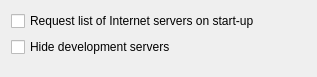
<?xml version="1.0" encoding="UTF-8"?>
<ui version="4.0">
 <class>ConfigMetaserver</class>
 <widget class="QWidget" name="ConfigMetaserver">
  <property name="geometry">
   <rect>
    <x>0</x>
    <y>0</y>
    <width>317</width>
    <height>77</height>
   </rect>
  </property>
  <layout class="QVBoxLayout" name="verticalLayout">
   <item>
    <widget class="QCheckBox" name="kcfg_ConnectOnStart">
     <property name="whatsThis">
      <string>If checked, Atlantik connects to a meta server on start-up to request a list of Internet servers.</string>
     </property>
     <property name="text">
      <string>Request list of Internet servers on start-up</string>
     </property>
    </widget>
   </item>
   <item>
    <widget class="QCheckBox" name="kcfg_HideDevelopmentServers">
     <property name="whatsThis">
      <string>Some of the Internet servers might be running development versions of the server software.
If checked, Atlantik will not display these servers.</string>
     </property>
     <property name="text">
      <string>Hide development servers</string>
     </property>
    </widget>
   </item>
   <item>
    <spacer name="verticalSpacer">
     <property name="orientation">
      <enum>Qt::Vertical</enum>
     </property>
     <property name="sizeHint" stdset="0">
      <size>
       <width>20</width>
       <height>5</height>
      </size>
     </property>
    </spacer>
   </item>
  </layout>
 </widget>
 <resources/>
 <connections/>
</ui>
